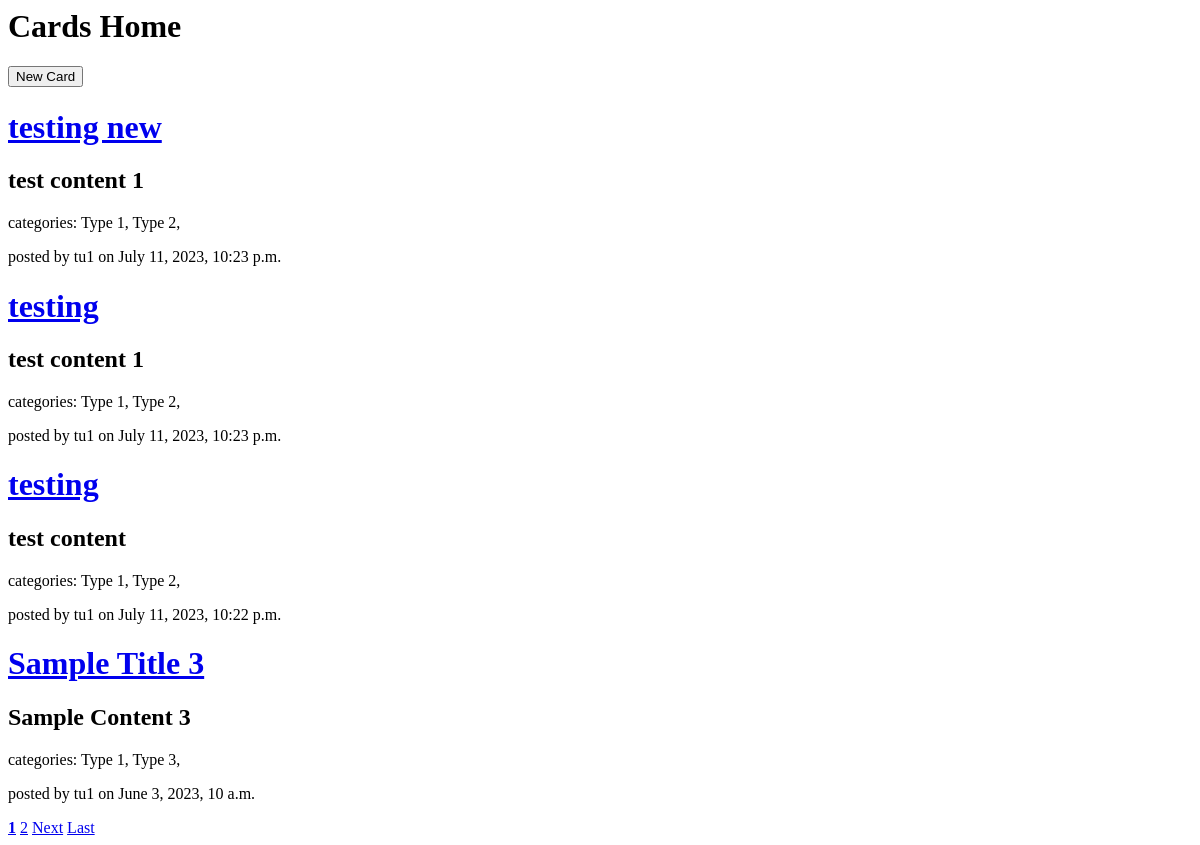
Page /cards/ on the earlier database version.
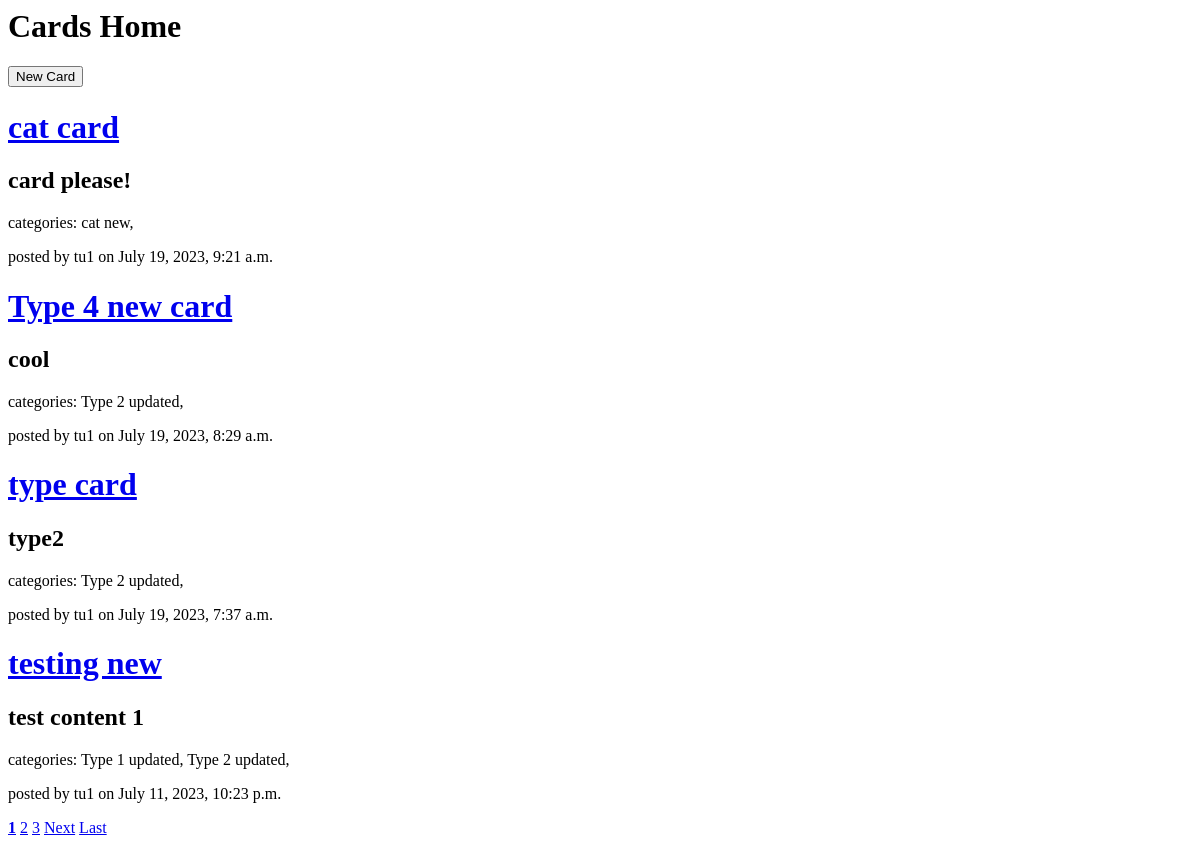
Same page on the later database version.
### card/models.py (models this page shows, shortened)
class CardTitle(models.Model):
    title = models.TextField(max_length=500)
    content = models.TextField(max_length=2000)
    date_created = models.DateTimeField(default=timezone.now)
    author = models.ForeignKey(User, on_delete=models.CASCADE)
    categories = models.ManyToManyField(CardType)
    def get_absolute_url(self):
        return reverse('card-detail', kwargs={'pk':self.pk})

class CardType(models.Model):
    category = models.TextField(max_length=100)
    color = models.CharField(max_length=10)

### card/views.py (the view)
# urls.py: path("cards/", CardListView.as_view(), name="cards-home"),
class CardListView(ListView):
    model = CardTitle
    template_name = 'card/cards_home.html'
    context_object_name = 'cards'
    ordering = ['-date_created']
    paginate_by = 4

### card/templates/card/cards_home.html (shortened to what this page needs)
{% extends 'base.html' %}
{% block header %}
    Cards Home
{% endblock %}
{% block content %}
    <a href="{% url 'card-new' %}">
        <button>New Card</button>
    </a>
    {% for card in cards %}
        <h1><a href="{{ card.get_absolute_url }}">{{ card.title }}</a></h1>
        <h2>{{card.content}}</h2>
        <p>categories:
            {% for type in card.categories.all %}
                {{ type.category }},
            {% endfor %}
        </p>
        <p>posted by {{card.author}} on {{card.date_created}}</p>
    {% endfor %}
    {% if is_paginated %}
        {% for num in page_obj.paginator.page_range %}
            {% if page_obj.number == num %}
                <a href="?page={{ num }}"><b>{{ num }}</b></a>
            {% elif page_obj.number|add:'-3' < num and page_obj.number|add:'3' > num%}
                <a href="?page={{ num }}">{{ num }}</a>
            {% endif %}
        {% endfor %}
        {% if page_obj.has_next %}
            <a href="?page={{ page_obj.next_page_number }}">Next</a>
            <a href="?page={{ page_obj.paginator.num_pages }}">Last</a>
        {% endif %}
    {% endif %}
{% endblock %}

Differences in the rows shown:
no longer on this page (row unchanged): CardTitle: title "testing", content "test content 1", author "tu1", date_created "July 11, 2023, 10:23 p.m.", CardType (category "Type 1"), CardType (category "Type 2")
no longer on this page (row unchanged): CardTitle: title "testing", content "test content", author "tu1", date_created "July 11, 2023, 10:22 p.m.", CardType (category "Type 1"), CardType (category "Type 2")
no longer on this page (row unchanged): CardTitle: title "Sample Title 3", content "Sample Content 3", author "tu1", date_created "June 3, 2023, 10 a.m.", CardType (category "Type 1")
no longer on this page (row unchanged): CardType: category "Type 3", shown under "Sample Title 3"
added CardTitle: title "cat card", content "card please!", author "tu1", date_created "July 19, 2023, 9:21 a.m."
added CardType: category "cat new", shown under "cat card"
added CardTitle: title "Type 4 new card", content "cool", author "tu1", date_created "July 19, 2023, 8:29 a.m.", CardType (category "Type 2 updated")
changed CardType: category "Type 2" → "Type 2 updated"
added CardTitle: title "type card", content "type2", author "tu1", date_created "July 19, 2023, 7:37 a.m.", CardType (category "Type 2 updated")
changed CardType: category "Type 1" → "Type 1 updated"
Other differences:
new list line: "3"
